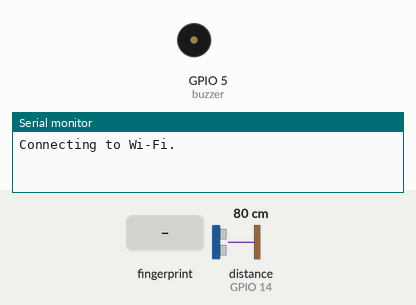
Simulated run of this sketch. Board: ESP8266 (NodeMCU). On the bench: buzzer (waves = sounding, pin HIGH), the last lines printed to the serial monitor. Wiring (inferred from the names in the program): ultrasonic range finder: trigger GPIO 12; echo GPIO 14. The test bench sets the inputs (shaded band); at power-on: distance to the obstacle (sensor on GPIO 14) 80 cm. The echo pulse lasts 58.3 µs per cm; WiFi joins after 1.5 s; servers stay silent unless stated; pins used as bus, display or sensor lines are not drawn.

Above: at 0.1 s.
At 3.8 s:
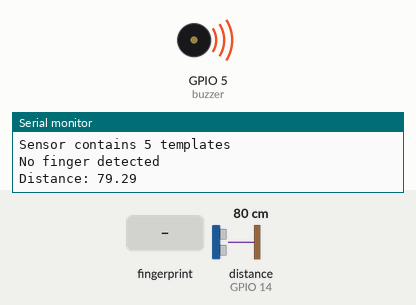
3.9 s: finger stored as number 1 placed on the sensor
Timing chart, 0 to 6.9 s (numbered marks = the images above; inputs shaded):
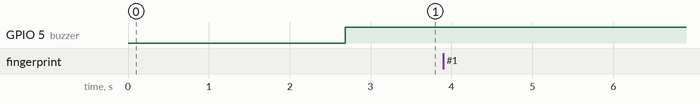

The sketch:

Security+ESP8266+FINGERPRINT.ino
```cpp
//Most of the print to the serial monitor was commented because it was interfering with the database. We left it however, to show that
//those information can be uncommented and printed to the serial monitor in the absence of an lcd.

//The following codes were written using the Adafruit Fingerprint Sensor Library as foundation
// This code can be run to verify fingerprints.

#include <Adafruit_Fingerprint.h>
#include <SoftwareSerial.h>

#include <Arduino.h>
#if defined(ESP32)
  #include <WiFi.h>
#elif defined(ESP8266)
  #include <ESP8266WiFi.h>
#endif
#include <ESP_Mail_Client.h>

#define WIFI_SSID "Farm.io"
#define WIFI_PASSWORD "farm.@io"

#define SMTP_HOST "smtp.gmail.com"
#define SMTP_PORT 465

#define AUTHOR_EMAIL "farm.ioproject@gmail.com"
#define AUTHOR_PASSWORD "lyqq vgwv rxzl liwb"

#define RECIPIENT1 "kelvin.obiorah@ashesi.edu.gh"
#define RECIPIENT2 "0033mab@gmail.com"
#define RECIPIENT3 "majorine.kyei@ashesi.edu.gh"
#define RECIPIENT4 "ewura.sam@ashesi.edu.gh"
#define RECIPIENT5 "jesse.donkor@ashesi.edu.gh"

SMTPSession smtp;

#if (defined(_AVR) || defined(ESP8266)) && !defined(AVR_ATmega2560_)
// For UNO and others without hardware serial, we must use software serial...
// pin #2 is IN from sensor (GREEN wire)
// pin #3 is OUT from arduino  (WHITE wire)
// Set up the serial port to use softwareserial..
SoftwareSerial mySerial(13, 15);

#else
// On Leonardo/M0/etc, others with hardware serial, use hardware serial!
// #0 is green wire, #1 is white
#define mySerial Serial1

#endif

//This is used to store students' name and their corresponding fingerIDs so that the students' names can be matched and displayed on the lcd.
int studentID[50] = {1, 2, 3, 4, 5, 6, 7, 8};

const char* studentName[50] = {"Ewura Ama", "Ewura Ama", "Kelvin", "Kelvin", "Jesse", "Jesse", "Majorine", "Majorine"};

#define buzzer 5 //Buzzer Pin
#define echoPin 14 // attach pin D2 Arduino to pin Echo of HC-SR04
#define trigPin 12 //attach pin D3 Arduino to pin Trig of HC-SR04

bool buzzerState = false; // Initially buzzer is off

Adafruit_Fingerprint finger = Adafruit_Fingerprint(&mySerial);

void setup()
{
  //Serial.begin(9600);
  Serial.begin(115200);
  Serial.println();
  WiFi.begin(WIFI_SSID, WIFI_PASSWORD);
  Serial.print("Connecting to Wi-Fi");
  while (WiFi.status() != WL_CONNECTED){
    Serial.print(".");
    delay(300);
  }
  Serial.println();
  Serial.print("Connected with IP: ");
  Serial.println(WiFi.localIP());
  Serial.println();
  pinMode(trigPin, OUTPUT); // Sets the trigPin as an Output
  pinMode(echoPin, INPUT); // Sets the echoPin as an Input
  pinMode(buzzer, OUTPUT); // Sets the buzzer as an Output
  while (!Serial);
  delay(100);
  Serial.println("\n\nAdafruit finger detect test");

  // set the data rate for the sensor serial port
  finger.begin(57600);
  delay(5);
  if (finger.verifyPassword()) {
    Serial.println("Found fingerprint sensor!");
  } else {
    Serial.println("Did not find fingerprint sensor :(");
    while (1) { delay(1); }
  }

  Serial.println(F("Reading sensor parameters"));
  finger.getParameters();
  Serial.print(F("Status: 0x")); Serial.println(finger.status_reg, HEX);
  Serial.print(F("Sys ID: 0x")); Serial.println(finger.system_id, HEX);
  Serial.print(F("Capacity: ")); Serial.println(finger.capacity);
  Serial.print(F("Security level: ")); Serial.println(finger.security_level);
  Serial.print(F("Device address: ")); Serial.println(finger.device_addr, HEX);
  Serial.print(F("Packet len: ")); Serial.println(finger.packet_len);
  Serial.print(F("Baud rate: ")); Serial.println(finger.baud_rate);

  finger.getTemplateCount();

  if (finger.templateCount == 0) {
    Serial.print("Sensor doesn't contain any fingerprint data. Please run the 'enroll' example.");
  }
  else {
    Serial.println("Waiting for valid finger...");
      Serial.print("Sensor contains "); Serial.print(finger.templateCount); Serial.println(" templates");
  }
}

void Ultrasonic(){
   // Clears the trigPin
  digitalWrite(trigPin, LOW);
  delayMicroseconds(2);

  // Sets the trigPin on HIGH state for 10 micro seconds
  digitalWrite(trigPin, HIGH);
  delayMicroseconds(10);
  digitalWrite(trigPin, LOW);

  // Reads the echoPin, returns the sound wave travel time in microseconds
  long duration = pulseIn(echoPin, HIGH);

  // Calculating the distance
  float distance= duration*0.034/2;

  // Prints the distance on the Serial Monitor
  Serial.print("Distance: ");
  Serial.print(distance);
  // Serial.println(" cm");

  // Check if the sensor detects a motion in about 5cm
  if (distance <= 100.0) {
    digitalWrite(buzzer, HIGH);
    delay(2000);
    sendEmail(RECIPIENT2, "Intrusion Alert ‼️", "An intrusion is detected on your farm. The necessary action needs to be taken  - BY FARM.IO ❤️");
  }
  else {
    digitalWrite(buzzer, buzzerState ? HIGH : LOW); // Turn on/off buzzer based on buzzerState
    delay(1000);
  }
}

void loop() {
  getFingerprintID();
  delay(50); // Delaying the time between two consecutive runs
}

uint8_t getFingerprintID() {
  uint8_t p = finger.getImage();
  switch (p) {
    case FINGERPRINT_OK:
//      Serial.println("Image taken");
      break;
    case FINGERPRINT_NOFINGER:
     Serial.println("No finger detected");
      Ultrasonic();
      return p;
    case FINGERPRINT_PACKETRECIEVEERR:
     Serial.println("Communication error");
      return p;
    case FINGERPRINT_IMAGEFAIL:
      Serial.println("Imaging error");
      return p;
    default:
      Serial.println("Unknown error");
      return p;
  }

  p = finger.image2Tz();
  switch (p) {
    case FINGERPRINT_OK:
//      Serial.println("Image converted");
      break;
    case FINGERPRINT_IMAGEMESS:
//      Serial.println("Image too messy");
      return p;
    case FINGERPRINT_PACKETRECIEVEERR:
//      Serial.println("Communication error");
      return p;
    case FINGERPRINT_FEATUREFAIL:
//      Serial.println("Could not find fingerprint features");
      return p;
    case FINGERPRINT_INVALIDIMAGE:
//      Serial.println("Could not find fingerprint features");
      return p;
    default:
//      Serial.println("Unknown error");
      return p;
  }

  p = finger.fingerSearch();
  if (p == FINGERPRINT_OK) {
    buzzerState = false; // Turn off the buzzer
    digitalWrite(buzzer, LOW); // Turn off the buzzer
  } else if (p == FINGERPRINT_PACKETRECIEVEERR) {
//    Serial.println("Communication error");
    return p;
  } else if (p == FINGERPRINT_NOTFOUND) {
      Serial.println("Did not find a match");
      delay(1000);
    return p;
  } else {
    Serial.println("Unknown error");
    return p;
  }

  bool found = false;
  for (byte n = 0; n < 50; n++) {
    if (finger.fingerID == studentID[n]) {
      Serial.print(studentName[n]);
      Serial.print(" ");
      buzzerState = true; // Turn on the buzzer
      digitalWrite(buzzer, HIGH); // Turn on the buzzer
      delay(5000);
      found = true;
    }
  }

  return finger.fingerID;
}

int getFingerprintIDez() {
  uint8_t p = finger.getImage();

  if (p != FINGERPRINT_OK)  return -1;

  p = finger.image2Tz();
  if (p != FINGERPRINT_OK)  return -1;

  p = finger.fingerFastSearch();
  if (p != FINGERPRINT_OK)  return -1;

   bool found = false;
  for (byte n = 0; n < 50; n++) {
    if (finger.fingerID == studentID[n]) {
      Serial.print(studentName[n]);
      found = true;
    }
  }

  if (!found)
    Serial.println("Fingerprint owner unknown");

  return finger.fingerID;
}

void sendEmail(const char* recipient, const char* subject, const char* message) {
  SMTP_Message smtpMessage;
  smtpMessage.sender.name = F("Farm.io");
  smtpMessage.sender.email = AUTHOR_EMAIL;
  smtpMessage.subject = subject;
  smtpMessage.addRecipient("", recipient);
  smtpMessage.text.content = message;
  smtpMessage.text.charSet = "us-ascii";
  smtpMessage.text.transfer_encoding = Content_Transfer_Encoding::enc_7bit;
  smtpMessage.priority = esp_mail_smtp_priority::esp_mail_smtp_priority_low;
  smtpMessage.response.notify = esp_mail_smtp_notify_success | esp_mail_smtp_notify_failure | esp_mail_smtp_notify_delay;

  // Create a Session_Config object
  Session_Config config;
  config.server.host_name = SMTP_HOST;
  config.server.port = SMTP_PORT;
  config.login.email = AUTHOR_EMAIL;
  config.login.password = AUTHOR_PASSWORD;
  config.login.user_domain = "";

  // Connect to the SMTP server
  if (!smtp.connect(&config)){
    Serial.println("Connection error");
    return;
  }

  // Send the email
  if (!MailClient.sendMail(&smtp, &smtpMessage)) {
    Serial.println("Error sending email");
    return;
  }

  Serial.println("Email sent successfully");
}
```
